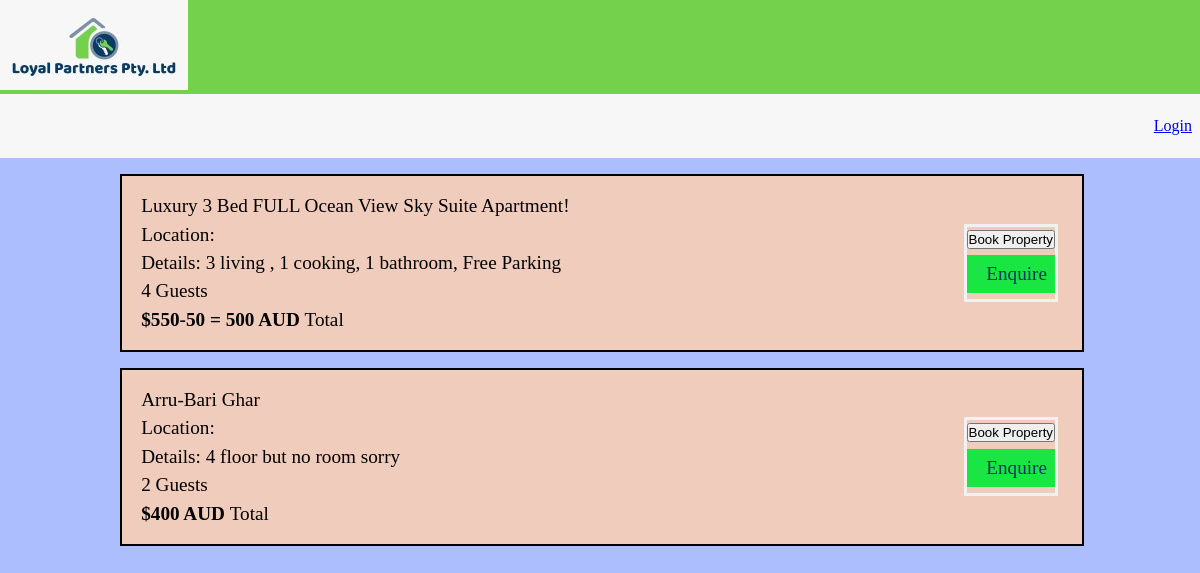
The page / on the database its author committed.
### tables this page shows
CREATE TABLE `properties` (
  `prop_id` int(255) NOT NULL,
  `prop_name` varchar(255) NOT NULL,
  `prop_type` varchar(255) NOT NULL,
  `prop_StreetName` varchar(255) NOT NULL,
  `prop_suburb` varchar(255) NOT NULL,
  `prop_state` varchar(255) NOT NULL,
  `prop_postCode` int(4) NOT NULL,
  `prop_det` varchar(255) NOT NULL,
  `prop_occupancy` int(11) NOT NULL DEFAULT 1,
  `price` varchar(255) NOT NULL
);

### functions/load_template.php (called while the page is built, shortened)
<?php
	function loadTemplate($filename, $tempVars){
		extract($tempVars);
		require $filename;
		$content = ob_get_clean();
		return $content;
	}
?>

### pages/users/userhome.php (called while the page is built, shortened)
<?php
	$title = "Local Partners Pty Ltd";
	$conn = new DatabaseTable('properties');
	$data=$conn->findAll();
	$content = loadTemplate('../templates/users/userhomeTemplate.php', ['data'=>$data]);
?>

### classes/databasetable.php (called while the page is built, shortened)
<?php
class DatabaseTable{
    public $table;
    function __construct($table){
        $this->table = $table;
    }
function findAll() {
    global $pdo;
        $stmt = $pdo->prepare('SELECT * FROM ' . $this->table );
        $stmt->execute();
        return $stmt;
}
}
?>

### templates/users/userhomeTemplate.php (the view, shortened to what this page needs)
<article class="property-listing">
    <?php
       foreach ($data as $value) {
    ?>
    <section class="property">
        <div class="details">
            <span><?php echo $value["prop_name"];?></span>
            <span>Location: <?php echo $value["prop_addr"];?></span>
            <span>Details: <?php echo $value["prop_det"];?></span>
            <span><?php echo $value["prop_occupancy"];?> Guests</span>
            <span><b>$<?php echo $value["price"];?> AUD </b>Total</span>
        </div>
        <div class="booking-options">
        <form method="POST" action="index.php?page=userhome">
            <input type="submit" value="Book Property" name="book_prop">
            <a href="#">Enquire</a>
            </form>
        </div>
    </section>
    <?php } ?>
</article>

### public_html/index.php (shortened to what this page needs)
<?php
	include '../db/connection.php';
	require '../classes/databasetable.php';
	require '../functions/load_template.php';
	if(isset($_GET['page'])){
		require '../pages/users/'.$_GET['page']. '.php';
	}
	else{
		require '../pages/users/userhome.php';
	}
	$tempVars = [
		'title' => $title,
		'content' => $content
	];
	echo loadTemplate('../templates/users/homepage.php', $tempVars);
?>

### templates/users/homepage.php (shortened to what this page needs)
<!DOCTYPE html>
<html lang="en">
<head>
    <link rel="stylesheet" href="../css/styles.css">
</head>
<body>
    <header>
        <div class="logo">
           <a href="index.php"> <img src="../images/logo/logo.png" alt="Local Partners Pty Ltd"></a>
        </div>
        <nav>
        <?php
        if(isset($_SESSION['login']) && $_SESSION['login'] == 1){
            echo '<b>User:    </b><a href="#"> '. $_SESSION['username'] .'</a>';
?>
            <div class="login">
                <?php
        }
                else{
                   echo '<a href="index.php?page=login">Login</a>';
                }
                    ?>
        </nav>
    </header>
    <main>
        <?php echo $content; ?>
    </main>
</body>
</html>

### css/styles.css (style rules this page uses)
* { padding: 0; margin: 0; }
header { background: #74d14c; }
nav { display: flex; flex-wrap: wrap; justify-content: flex-end; align-items: center; padding: 0 0.5rem; background: #f7f7f7; height: 4rem; }
body { background: #ADBEFF; }
.property { font-size: 1.2rem; border: #000 solid 2px; display: flex; justify-content: space-between; background: #F0CCBC; width: 80%; margin: 1rem 0 1rem 10%; }
.details { margin: 1rem; }
.property span { display: block; padding: 0.2rem;; }
.booking-options { display: flex; flex-direction: column; justify-content: center; text-align: right; margin: 0 1.5rem 0 0; }
.booking-options a { display: block; text-decoration: none; padding: 0.5rem 0.5rem; margin: 0.4rem 0; color: #0e375e; background: #19E642; }
form { border: 3px solid #f1f1f1; }

### rows shown on the page
properties: prop_name "Luxury 3 Bed FULL Ocean View Sky Suite Apartment!", prop_det "3 living , 1 cooking, 1 bathroom, Free Parking", prop_occupancy "4", price "550-50 = 500"
properties: prop_name "Arru-Bari Ghar", prop_det "4 floor but no room sorry", prop_occupancy "2", price "400"
